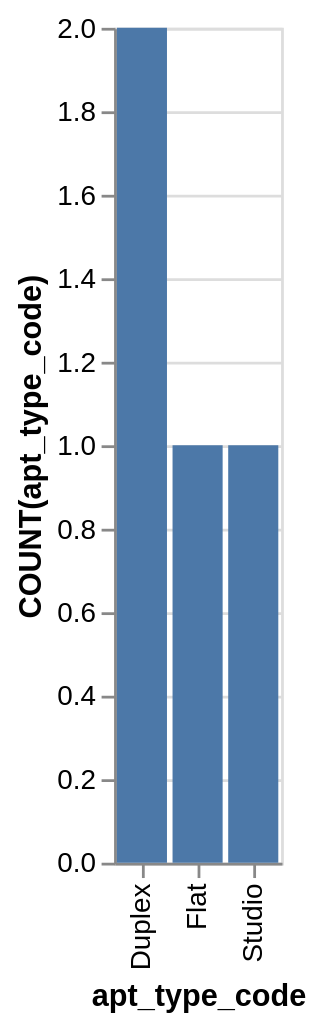

Source (Vega-Lite JSON):
### Vega-Lite specification from a JSON file in a GitHub repository (floating-point values rounded to 4 significant figures)
{"data": {"values": [{"x_data": "Duplex", "y_data": 2}, {"x_data": "Flat", "y_data": 1}, {"x_data": "Studio", "y_data": 1}]}, "mark": "bar", "encoding": {"x": {"field": "x_data", "type": "nominal", "title": "apt_type_code", "sort": "ascending"}, "y": {"field": "y_data", "type": "quantitative", "title": "COUNT(apt_type_code)"}}}
